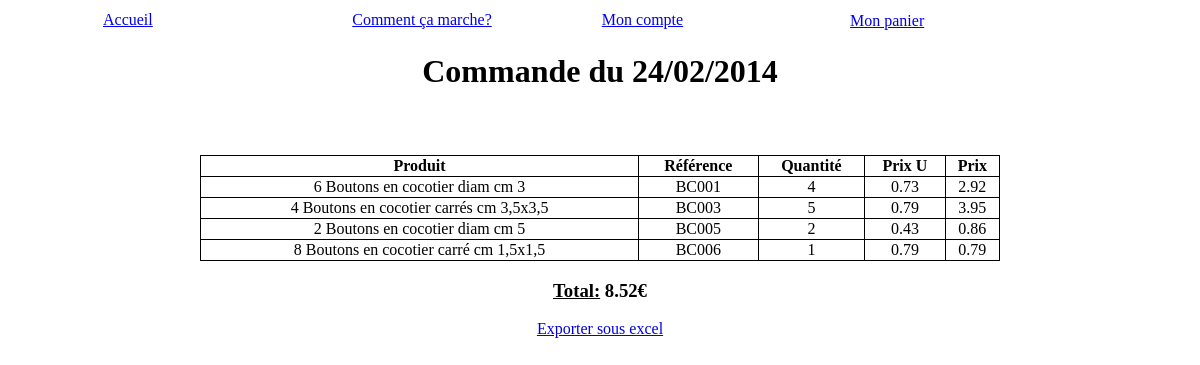
The page /OrderDetail-139325089690288256.html (signed in) on the database its author committed.
### tables this page shows
CREATE TABLE IF NOT EXISTS `commande` (
  `id` int(11) NOT NULL AUTO_INCREMENT,
  `idUser` int(11) NOT NULL,
  `idSociete` int(11) NOT NULL,
  `dateCommande` datetime NOT NULL,
  `dateLivraison` varchar(25) NOT NULL,
  `commentOrder` text NOT NULL,
  `keyOrder` varchar(25) NOT NULL,
  PRIMARY KEY (`id`)
);

CREATE TABLE IF NOT EXISTS `produit` (
  `idProduit` int(11) NOT NULL AUTO_INCREMENT,
  `idSociete` int(11) NOT NULL,
  `idCategorie` varchar(25) NOT NULL,
  `prixProduit` decimal(10,2) NOT NULL,
  `minQte` int(11) NOT NULL DEFAULT '1',
  `quantiteProduit` int(11) NOT NULL,
  `imgProduit` varchar(250) NOT NULL DEFAULT '1393110376_Picture.png',
  `libelleProduit` varchar(250) NOT NULL,
  `codeProduit` varchar(50) NOT NULL,
  `barCodeProduit` varchar(50) NOT NULL,
  PRIMARY KEY (`idProduit`)
);

CREATE TABLE IF NOT EXISTS `orderdetails` (
  `id` int(11) NOT NULL AUTO_INCREMENT,
  `idOrder` int(11) NOT NULL,
  `idProduct` int(11) NOT NULL,
  `unitPrice` decimal(10,0) NOT NULL,
  `quantity` int(11) NOT NULL,
  PRIMARY KEY (`id`)
);

### controleurs/OrderDetail.php (called while the page is built, shortened)
<?php
require_once('./modeles/OrderDetail.php');
    if(isset($_GET['act'])){
        $order = getOrderDetail($auth, $_GET['act']);
        $produits = getProductsOrder($auth, $_GET['act']);
    }
require_once('./vues/OrderDetail.php');
?>

### modeles/OrderDetail.php (called while the page is built)
<?php
function getOrderDetail($auth, $keyOrder) {
    $result['message'] = "";
    $checkIsMyOrder = $auth->prepare('SELECT COUNT(*) AS nb FROM commande WHERE idUser = :id AND keyOrder = :keyOrder');
    $checkIsMyOrder->bindValue(":id", $_SESSION['id'], PDO::PARAM_INT);
    $checkIsMyOrder->bindValue(":keyOrder", $keyOrder, PDO::PARAM_STR);
    $checkIsMyOrder->execute();
    $checkResult = $checkIsMyOrder->fetch();
    if ($checkResult['nb'] > 0) {
        $select = $auth->prepare('SELECT * FROM commande WHERE idUser = :id AND keyOrder = :keyOrder');
        $select->bindValue(":id", $_SESSION['id'], PDO::PARAM_INT);
        $select->bindValue(":keyOrder", $keyOrder, PDO::PARAM_STR);
        $select->execute();
        $result = $select->fetch();
    } else {
        $result['message'] .= "La commande numérotée(" . $keyOrder . ") n'a pas pu être trouvée sur votre compte ou vous n'êtes pas autorisé à l'afficher sans être connecter.";
    }
    return $result;
}
function getProductsOrder($auth, $keyOrder) {
    $checkIsMyOrder = $auth->prepare('SELECT COUNT(*) AS nb FROM commande WHERE idUser = :id AND keyOrder = :keyOrder');
    $checkIsMyOrder->bindValue(":id", $_SESSION['id'], PDO::PARAM_INT);
    $checkIsMyOrder->bindValue(":keyOrder", $keyOrder, PDO::PARAM_STR);
    $checkIsMyOrder->execute();
    $checkResult = $checkIsMyOrder->fetch();
    if ($checkResult['nb'] > 0) {
        $select = $auth->prepare('SELECT * FROM commande CMD INNER JOIN orderdetails DET ON CMD.id = DET.idOrder INNER JOIN produit PROD ON DET.idProduct = PROD.idProduit WHERE idUser = :id AND keyOrder = :keyOrder');
        $select->bindValue(":id", $_SESSION['id'], PDO::PARAM_INT);
        $select->bindValue(":keyOrder", $keyOrder, PDO::PARAM_STR);
        $select->execute();
        $i = 0;
        while ($order = $select->fetch()) {
            $result[$i]['quantity'] = $order['quantity'];
            $result[$i]['libelleProduit'] = $order['libelleProduit'];
            $result[$i]['codeProduit'] = $order['codeProduit'];
            $result[$i]['prixProduit'] = $order['prixProduit'];
            $i++;
        }
        return $result;
    }
}
?>

### vues/OrderDetail.php
<?php if(isset($_GET['act']) && !empty($_GET['act'])){?>
<div class="width800">
    <?php date_default_timezone_set("Europe/Paris");
    if(empty($order['message'])){
    ?>
    <h1 class="center">Commande du <?php echo date("d/m/Y", strtotime($order['dateCommande'])); ?></h1> <br/>
    <div>
        <table id="basketTable">
            <tr>
                <th>Produit</th>
                <th>Référence</th>
                <th>Quantité</th>
                <th>Prix U</th>
                <th>Prix</th>
            </tr>
            <?php
            $prixPanier = 0;
            if (isset($produits)) {
                foreach ($produits as $produit) {
                    ?>
                    <tr>
                        <td><?php echo $produit['libelleProduit']; ?></td>
                        <td><?php echo $produit['codeProduit']; ?></td>
                        <td><?php echo $produit['quantity']; ?></td>
                        <td><?php echo $produit['prixProduit']; ?></td>
                        <td><?php
                            $prixTot = $produit['prixProduit'] * $produit['quantity'];
                            $prixPanier += $prixTot;
                            echo $prixTot;
                            ?></td>
                    </tr>
                    <?php
                }
            }
            ?>
        </table>
        <h3 class="center">
            <span class="underline">Total:</span>
            <span id="cartPrice"><?php echo $prixPanier; ?></span>€
        </h3>
        <div class="center">
            <a href="getInvoice.php?id=<?php echo $_GET['act']; ?>">Exporter sous excel</a>
        </div>
    </div>
    <?php }else{
        echo "<div style='margin-top: 25px;'>".$order['message']."</div>";
    }
    ?>
</div>
<?php } ?>

### design.css (style rules this page uses)
body { background-color: #ffffff; }
.underline { text-decoration: underline; }
.center { text-align: center; }
.width800 { width: 800px; margin: auto; }
#basketTable { width: 800px; margin: auto; margin-top: 25px; border: 1px solid black; border-collapse: collapse; text-align: center; }
#basketTable th,#basketTable td { border: 1px solid black; }

### rows shown on the page
commande: dateCommande "24/02/2014", produit.libelleProduit "6 Boutons en cocotier diam cm 3", produit.codeProduit "BC001", orderdetails.quantity "4", produit.prixProduit "0.73", produit.prixProduit "2.92", produit.libelleProduit "4 Boutons en cocotier carrés cm 3,5x3,5", produit.codeProduit "BC003", orderdetails.quantity "5", produit.prixProduit "0.79", produit.prixProduit "3.95", produit.libelleProduit "2 Boutons en cocotier diam cm 5", produit.codeProduit "BC005", orderdetails.quantity "2", produit.prixProduit "0.43", produit.prixProduit "0.86", produit.libelleProduit "8 Boutons en cocotier carré cm 1,5x1,5", produit.codeProduit "BC006", orderdetails.quantity "1"

### other values the page prints
$prixPanier "8.52"
